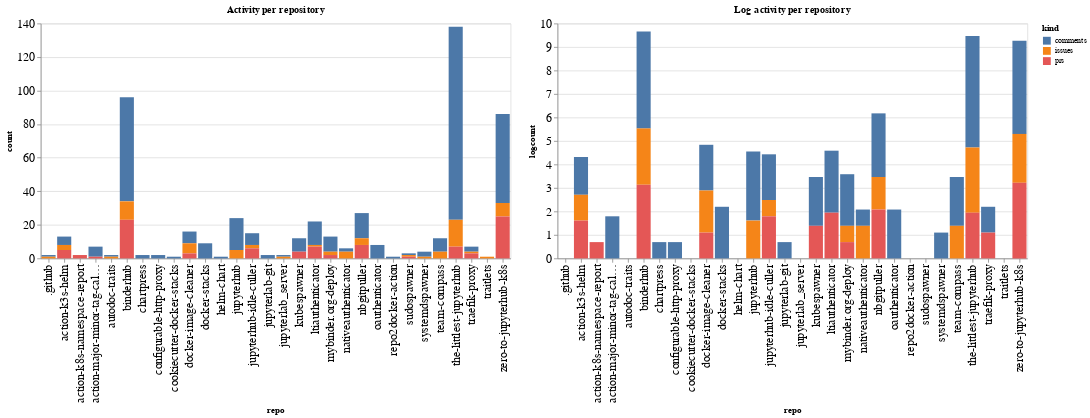

Notebook code for this chart:
### Code cell
ch1 = alt.Chart(repo_summaries, width=600, title="Activity per repository").mark_bar().encode(
    x='repo',
    y='count',
    color='kind',
    tooltip="kind"
)

ch2 = alt.Chart(repo_summaries, width=600, title="Log activity per repository").mark_bar().encode(
    x='repo',
    y='logcount',
    color='kind',
    tooltip="kind"
)

ch1 | ch2

### Figure 1 — Vega-Lite specification as saved in the notebook (floating-point values rounded to 4 significant figures)
{"config": {"axisLeft": {"labelFontSize": 15}, "axisBottom": {"labelFontSize": 15}}, "hconcat": [{"mark": "bar", "encoding": {"color": {"type": "nominal", "field": "kind"}, "tooltip": {"type": "nominal", "field": "kind"}, "x": {"type": "nominal", "field": "repo"}, "y": {"type": "quantitative", "field": "count"}}, "title": "Activity per repository", "width": 600}, {"mark": "bar", "encoding": {"color": {"type": "nominal", "field": "kind"}, "tooltip": {"type": "nominal", "field": "kind"}, "x": {"type": "nominal", "field": "repo"}, "y": {"type": "quantitative", "field": "logcount"}}, "title": "Log activity per repository", "width": 600}], "data": {"name": "data-6afee906d3988bf23406a38788e7d807"}, "$schema": "https://vega.github.io/schema/vega-lite/v4.8.1.json", "datasets": {"data-6afee906d3988bf23406a38788e7d807": [{"repo": ".github", "kind": "comments", "count": 1, "logcount": 0.0}, {"repo": ".github", "kind": "issues", "count": 1, "logcount": 0.0}, {"repo": "action-k3s-helm", "kind": "comments", "count": 5, "logcount": 1.609}, {"repo": "action-k3s-helm", "kind": "issues", "count": 3, "logcount": 1.099}, {"repo": "action-k3s-helm", "kind": "prs", "count": 5, "logcount": 1.609}, {"repo": "action-k8s-namespace-report", "kind": "prs", "count": 2, "logcount": 0.6931}, {"repo": "action-major-minor-tag-calculator", "kind": "comments", "count": 6, "logcount": 1.792}, {"repo": "action-major-minor-tag-calculator", "kind": "prs", "count": 1, "logcount": 0.0}, {"repo": "autodoc-traits", "kind": "comments", "count": 1, "logcount": 0.0}, {"repo": "autodoc-traits", "kind": "issues", "count": 1, "logcount": 0.0}, {"repo": "binderhub", "kind": "comments", "count": 62, "logcount": 4.127}, {"repo": "binderhub", "kind": "issues", "count": 11, "logcount": 2.398}, {"repo": "binderhub", "kind": "prs", "count": 23, "logcount": 3.135}, {"repo": "chartpress", "kind": "comments", "count": 2, "logcount": 0.6931}, {"repo": "configurable-http-proxy", "kind": "comments", "count": 2, "logcount": 0.6931}, {"repo": "cookiecutter-docker-stacks", "kind": "comments", "count": 1, "logcount": 0.0}, {"repo": "docker-image-cleaner", "kind": "comments", "count": 7, "logcount": 1.946}, {"repo": "docker-image-cleaner", "kind": "issues", "count": 6, "logcount": 1.792}, {"repo": "docker-image-cleaner", "kind": "prs", "count": 3, "logcount": 1.099}, {"repo": "docker-stacks", "kind": "comments", "count": 9, "logcount": 2.197}, {"repo": "helm-chart", "kind": "comments", "count": 1, "logcount": 0.0}, {"repo": "jupyterhub", "kind": "comments", "count": 19, "logcount": 2.944}, {"repo": "jupyterhub", "kind": "issues", "count": 5, "logcount": 1.609}, {"repo": "jupyterhub-idle-culler", "kind": "comments", "count": 7, "logcount": 1.946}, {"repo": "jupyterhub-idle-culler", "kind": "issues", "count": 2, "logcount": 0.6931}, {"repo": "jupyterhub-idle-culler", "kind": "prs", "count": 6, "logcount": 1.792}, {"repo": "jupyterlab-git", "kind": "comments", "count": 2, "logcount": 0.6931}, {"repo": "jupyterlab_server", "kind": "comments", "count": 1, "logcount": 0.0}, {"repo": "jupyterlab_server", "kind": "issues", "count": 1, "logcount": 0.0}, {"repo": "kubespawner", "kind": "comments", "count": 8, "logcount": 2.079}, {"repo": "kubespawner", "kind": "prs", "count": 4, "logcount": 1.386}, {"repo": "ltiauthenticator", "kind": "comments", "count": 14, "logcount": 2.639}, {"repo": "ltiauthenticator", "kind": "issues", "count": 1, "logcount": 0.0}, {"repo": "ltiauthenticator", "kind": "prs", "count": 7, "logcount": 1.946}, {"repo": "mybinder.org-deploy", "kind": "comments", "count": 9, "logcount": 2.197}, {"repo": "mybinder.org-deploy", "kind": "issues", "count": 2, "logcount": 0.6931}, {"repo": "mybinder.org-deploy", "kind": "prs", "count": 2, "logcount": 0.6931}, {"repo": "nativeauthenticator", "kind": "comments", "count": 2, "logcount": 0.6931}, {"repo": "nativeauthenticator", "kind": "issues", "count": 4, "logcount": 1.386}, {"repo": "nbgitpuller", "kind": "comments", "count": 15, "logcount": 2.708}, {"repo": "nbgitpuller", "kind": "issues", "count": 4, "logcount": 1.386}, {"repo": "nbgitpuller", "kind": "prs", "count": 8, "logcount": 2.079}, {"repo": "oauthenticator", "kind": "comments", "count": 8, "logcount": 2.079}, {"repo": "repo2docker-action", "kind": "comments", "count": 1, "logcount": 0.0}, {"repo": "sudospawner", "kind": "comments", "count": 1, "logcount": 0.0}, {"repo": "sudospawner", "kind": "issues", "count": 1, "logcount": 0.0}, {"repo": "sudospawner", "kind": "prs", "count": 1, "logcount": 0.0}, {"repo": "systemdspawner", "kind": "comments", "count": 3, "logcount": 1.099}, {"repo": "systemdspawner", "kind": "issues", "count": 1, "logcount": 0.0}, {"repo": "team-compass", "kind": "comments", "count": 8, "logcount": 2.079}, {"repo": "team-compass", "kind": "issues", "count": 4, "logcount": 1.386}, {"repo": "the-littlest-jupyterhub", "kind": "comments", "count": 115, "logcount": 4.745}, {"repo": "the-littlest-jupyterhub", "kind": "issues", "count": 16, "logcount": 2.773}, {"repo": "the-littlest-jupyterhub", "kind": "prs", "count": 7, "logcount": 1.946}, {"repo": "traefik-proxy", "kind": "comments", "count": 3, "logcount": 1.099}, {"repo": "traefik-proxy", "kind": "issues", "count": 1, "logcount": 0.0}, {"repo": "traefik-proxy", "kind": "prs", "count": 3, "logcount": 1.099}, {"repo": "traitlets", "kind": "issues", "count": 1, "logcount": 0.0}, {"repo": "zero-to-jupyterhub-k8s", "kind": "comments", "count": 53, "logcount": 3.97}, {"repo": "zero-to-jupyterhub-k8s", "kind": "issues", "count": 8, "logcount": 2.079}, {"repo": "zero-to-jupyterhub-k8s", "kind": "prs", "count": 25, "logcount": 3.219}]}}
